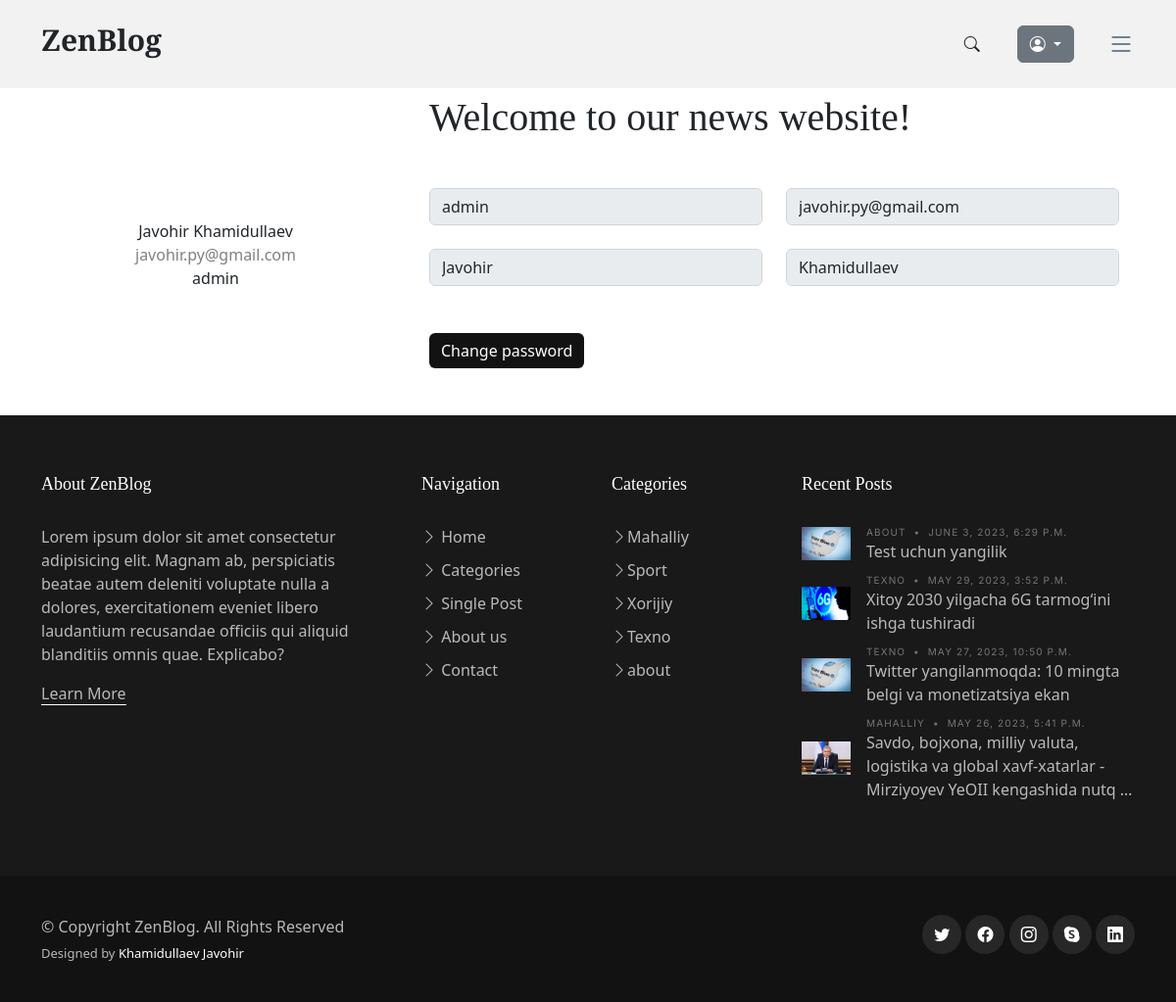
/profile/ (signed in), run on the app's committed database.
### news_app/models.py (models this page shows, shortened)
class Category(models.Model):
    name = models.CharField(max_length=150)
    def __str__(self):
        return self.name

class News(models.Model):
    class Status(models.TextChoices):
        Draft = "DF", "Draft"
        Published = "PB", "Published"
    title = models.CharField(max_length=250)
    slug = models.SlugField(max_length=300)
    body = models.TextField()
    image = models.ImageField(upload_to="news/images")
    category = models.ForeignKey(Category, on_delete=models.CASCADE)
    published_time = models.DateTimeField(default=timezone.now)
    created_time = models.DateTimeField(auto_now_add=True)
    updated_time = models.DateTimeField(auto_now=True)
    status = models.CharField(
        max_length=2, choices=Status.choices, default=Status.Draft
    )
    objects = models.Manager()  # defauld manager
    published = PublishedManager()
    class Meta:
        ordering = ["-published_time"]

### accounts/views.py (the view)
# urls.py: path("profile/", dashboard_view, name="profile_page"),
def dashboard_view(request):
    user = request.user
    profile = Profile.objects.get(user=user)
    context = {
        "user": user,
        "profile": profile,
    }
    return render(request, "registration/profile.html", context)

### news_app/context_procesor.py (called while the page is built)
def top_news(request):
    categories = Category.objects.all()
    top_news = News.published.all().order_by("-published_time")[:4]
    context = {
        "top_news": top_news,
        "categories": categories,
    }
    return context

### news_app/models.py (called while the page is built)
    def get_queryset(self):
        return super().get_queryset().filter(status=News.Status.Published)

### templates/registration/profile.html (shortened to what this page needs)
{% extends 'news/base.html' %}
{% load static %}
{% block content %}
  <div class="container rounded bg-white mt-5">
    <div class="row align-items-center">
      <div class="col-md-4 border-right">
        <div class="d-flex flex-column align-items-center text-center p-3 py-5">
          <span class="font-weight-bold">{{ user.first_name }} {{ user.last_name }}</span>
          <span class="text-black-50">{{ user.email }}</span>
          <span>{{ user.username }}</span>
        </div>
      </div>
      <div class="col-md-8">
        <div class="p-3 py-5">
          <div class="d-flex justify-content-between align-items-center mb-3">
            <h1>Welcome to our news website!</h1>
          </div>
          <div class="row mt-3">
            <div class="col-md-6 mt-4">
              <input type="text" name="username" class="form-control" placeholder="Username" value="{{ user.username }}" disabled>
            </div>
            <div class="col-md-6 mt-4">
              <input ype="text" name="forst_name" class="form-control" placeholder="Email" value="{{ user.email }}" disabled>
            </div>
            <div class="col-md-6 mt-4">
              <input type="text" name="forst_name" class="form-control" placeholder="first name" value="{{ user.first_name }}" disabled>
            </div>
            <div class="col-md-6 mt-4">
              <input type="text" name="last_name" class="form-control" placeholder="last name" value="{{ user.last_name }}" disabled>
            </div>
          </div>
          <div class="mt-5 text-right">
            <a href="{% url 'password_change' %}" class="btn btn-primary profile-button" type="button">Change password</a>
          </div>
        </div>
      </div>
    </div>
  </div>
{% endblock content %}

### templates/news/base.html (shortened to what this page needs)
{% load static %}
<!DOCTYPE html>
<html lang="en">
<head>
  <link href="{% static 'vendor/bootstrap/css/bootstrap.min.css' %}" rel="stylesheet">
  <link href="{% static 'vendor/bootstrap-icons/bootstrap-icons.css' %}" rel="stylesheet">
  <link href="{% static 'vendor/swiper/swiper-bundle.min.css' %}" rel="stylesheet">
  <link href="{% static 'vendor/glightbox/css/glightbox.min.css' %}" rel="stylesheet">
  <link href="{% static 'vendor/aos/aos.css' %}" rel="stylesheet">
  <link href="{% static 'css/variables.css' %}" rel="stylesheet">
  <link href="{% static 'css/main.css' %}" rel="stylesheet">
  <link href="{% static 'css/404-page.css' %}" rel="stylesheet">
  <link href="{% static 'css/register.css' %}" rel="stylesheet">
</head>
<body>
  <header id="header" class="header d-flex align-items-center fixed-top">
    <div class="container-fluid container-xl d-flex align-items-center justify-content-between">
      <a href="{% url 'home_page' %}" class="logo d-flex align-items-center">
        <h1>ZenBlog</h1>
      </a>
      <div class="position-relative d-flex align-items-center">
        <div class=" d-flex align-items-center">
          <a href="#" class="mx-2 js-search-open"><span class="bi-search"></span></a>
          <div class="dropdown me-1" style="padding: 10px 0 10px 30px;">
            <button type="button" class="btn btn-secondary dropdown-toggle" data-bs-toggle="dropdown" aria-expanded="false" data-bs-offset="10,20">
              <i class="bi bi-person-circle"></i>
            </button>
          </div>
          <i class="bi bi-list mobile-nav-toggle" style="padding-left:30px"></i>
        </div>
      </div>
    </div>
  </header>
  {% block content %}
  {% endblock content %}
  <footer id="footer" class="footer">
    <div class="footer-content">
      <div class="container">
        <div class="row g-5">
          <div class="col-lg-4">
            <h3 class="footer-heading">About ZenBlog</h3>
            <p>Lorem ipsum dolor sit amet consectetur adipisicing elit. Magnam ab, perspiciatis beatae autem deleniti
              voluptate nulla a dolores, exercitationem eveniet libero laudantium recusandae officiis qui aliquid
              blanditiis omnis quae. Explicabo?</p>
            <p><a href="about.html" class="footer-link-more">Learn More</a></p>
          </div>
          <div class="col-6 col-lg-2">
            <h3 class="footer-heading">Navigation</h3>
            <ul class="footer-links list-unstyled">
              <li><a href="{% url 'home_page' %}"><i class="bi bi-chevron-right"></i> Home</a></li>
              <li><a href="category.html"><i class="bi bi-chevron-right"></i> Categories</a></li>
              <li><a href="single-post.html"><i class="bi bi-chevron-right"></i> Single Post</a></li>
              <li><a href="about.html"><i class="bi bi-chevron-right"></i> About us</a></li>
              <li><a href="{% url 'contact_page' %}"><i class="bi bi-chevron-right"></i> Contact</a></li>
            </ul>
          </div>
          <div class="col-6 col-lg-2">
            <h3 class="footer-heading">Categories</h3>
            <ul class="footer-links list-unstyled">
              {% for category in categories %}
                <li><a href="category.html"><i class="bi bi-chevron-right"></i>{{ category.name }}</a></li>
              {% endfor %}
            </ul>
          </div>
          <div class="col-lg-4">
            <h3 class="footer-heading">Recent Posts</h3>
            <ul class="footer-links footer-blog-entry list-unstyled">
              {% for news in top_news %}
              <li>
                <a href="{% url 'detail_page' news.pk %}" class="d-flex align-items-center">
                  <img src="{{ news.image.url }}" alt="" class="img-fluid me-3">
                  <div>
                    <div class="post-meta d-block"><span class="date">{{ news.category }}</span> <span class="mx-1">&bullet;</span>
                      <span>{{ news.published_time }}</span>
                    </div>
                    <span>{{ news.title | truncatewords:13 }}</span>
                  </div>
                </a>
              </li>
              {% endfor %}
            </ul>
          </div>
        </div>
      </div>
    </div>
    <div class="footer-legal">
      <div class="container">
        <div class="row justify-content-between">
          <div class="col-md-6 text-center text-md-start mb-3 mb-md-0">
            <div class="copyright">
              © Copyright <strong><span>ZenBlog</span></strong>. All Rights Reserved
            </div>
            <div class="credits">
              Designed by <a href="https://github.com/Javohir-dev">Khamidullaev Javohir</a>
            </div>
          </div>
          <div class="col-md-6">
            <div class="social-links mb-3 mb-lg-0 text-center text-md-end">
              <a href="#" class="twitter"><i class="bi bi-twitter"></i></a>
              <a href="#" class="facebook"><i class="bi bi-facebook"></i></a>
              <a href="#" class="instagram"><i class="bi bi-instagram"></i></a>
              <a href="#" class="google-plus"><i class="bi bi-skype"></i></a>
              <a href="#" class="linkedin"><i class="bi bi-linkedin"></i></a>
            </div>
          </div>
        </div>
      </div>
    </div>
  </footer>
</body>
</html>

### static/css/variables.css (style rules this page uses)
:root { --font-default: 'EB Garamond', system-ui, -apple-system, "Segoe UI", Roboto, "Helvetica Neue", Arial, "Noto Sans", "Liberation Sans", sans-serif, "Apple Color Emoji", "Segoe UI Emoji", "Segoe UI Symbol", "Noto Color Emoji"; --font-primary: 'EB Garamond', serif; --font-secondary: 'Inter', sans-serif; --color-default: #212529; --color-default-rgb: 33, 37, 41; --color-links: #212529; --color-links-hover: #15171a; --color-primary: #212529; --color-primary-light: #26282c; --color-primary-dark: #0b0c0e; --color-primary-rgb: 33, 37, 41; --color-primary-light-rgb: 38, 40, 44; --color-primary-dark-rgb: 11, 12, 14; --color-secondary: #596d80; --color-secondary-light: #8498aa; --color-secondary-dark: #404f5c; --color-secondary-rgb: 89, 109, 128; --color-secondary-light-rgb: 132, 152, 170; --color-secondary-dark-rgb: 64, 79, 92; --color-blue: #0d6efd; --color-blue-rgb: 13, 110, 253; --color-indigo: #6610f2; --color-indigo-rgb: 102, 16, 242; --color-purple: #6f42c1; --color-purple-rgb: 111, 66, 193; --color-pink: #f3268c; --color-pink-rgb: 243, 38, 140; --color-red: #df1529; --color-red-rgb: 223, 21, 4; --color-orange: #fd7e14; --color-orange-rgb: 253, 126, 20; --color-yellow: #ffc107; --color-yellow-rgb: 255, 193, 7; --color-green: #059652; --color-green-rgb: 5, 150, 82; --color-teal: #20c997; --color-teal-rgb: 32, 201, 151; --color-cyan: #0dcaf0; --color-cyan-rgb: 13, 202, 240; --color-white: #ffffff; --color-white-rgb: 255, 255, 255; --color-gray: #6c757d; --color-gray-rgb: 108, 117, 125; --color-black: #000000; --color-black-rgb: 0, 0, 0; }
:root { --bs-blue: var(--color-blue); --bs-indigo: var(--color-indigo); --bs-purple: var(--color-purple); --bs-pink: var(--color-pink); --bs-red: var(--color-red); --bs-orange: var(--color-orange); --bs-yellow: var(--color-yellow); --bs-green: var(--color-green); --bs-teal: var(--color-teal); --bs-cyan: var(--color-cyan); --bs-white: var(--color-white); --bs-gray: var(--color-gray); --bs-gray-dark: #343a40; --bs-gray-100: #f8f9fa; --bs-gray-200: #e9ecef; --bs-gray-300: #dee2e6; --bs-gray-400: #ced4da; --bs-gray-500: #adb5bd; --bs-gray-600: #6c757d; --bs-gray-700: #495057; --bs-gray-800: #343a40; --bs-gray-900: #212529; --bs-primary: var(--color-blue); --bs-secondary: var(--color-blue); --bs-success: #198754; --bs-info: #0dcaf0; --bs-warning: #ffc107; --bs-danger: #dc3545; --bs-light: #f8f9fa; --bs-dark: #212529; --bs-primary-rgb: var(--color-primary-rgb); --bs-secondary-rgb: var(--color-secondary-rgb); --bs-success-rgb: 25, 135, 84; --bs-info-rgb: 13, 202, 240; --bs-warning-rgb: 255, 193, 7; --bs-danger-rgb: 220, 53, 69; --bs-light-rgb: 248, 249, 250; --bs-dark-rgb: 33, 37, 41; --bs-white-rgb: var(--color-white-rgb); --bs-black-rgb: var(--color-black-rgb); --bs-body-color-rgb: var(--color-default-rgb); --bs-body-bg-rgb: 255, 255, 255; --bs-font-sans-serif: var(--font-default); --bs-font-monospace: SFMono-Regular, Menlo, Monaco, Consolas, "Liberation Mono", "Courier New", monospace; --bs-gradient: linear-gradient(180deg, rgba(255, 255, 255, 0.15), rgba(255, 255, 255, 0)); --bs-body-font-family: var(--font-default); --bs-body-font-size: 1rem; --bs-body-font-weight: 400; --bs-body-line-height: 1.5; --bs-body-color: var(--color-default); --bs-body-bg: #fff; }
.bg-white { background-color: var(--color-white) !important; }

### static/css/404-page.css (style rules this page uses)
a { text-decoration: none; }

### static/css/register.css (style rules this page uses)
:root { --color-white: #fff; --color-light: #f1f5f9; --color-black: #121212; --color-night: #001632; --color-red: #f44336; --color-yellow: #6cf436; --color-blue: #1a73e8; --color-gray: #80868b; --color-grayish: #dadce0; --shadow-normal: 0 1px 3px 0 rgba(0, 0, 0, 0.1), 0 1px 2px 0 rgba(0, 0, 0, 0.06); --shadow-medium: 0 4px 6px -1px rgba(0, 0, 0, 0.1), 0 2px 4px -1px rgba(0, 0, 0, 0.06); --shadow-large: 0 10px 15px -3px rgba(0, 0, 0, 0.1), 0 4px 6px -2px rgba(0, 0, 0, 0.05); }
.login a, button { font-family: inherit; font-size: inherit; line-height: inherit; cursor: pointer; border: none; outline: none; text-decoration: none; }
.login, img { display: block; width: 100%; height: auto; object-fit: cover; }
.profile-button { background: #BA68C8; box-shadow: none; border: none; }

### data on the page
Category: name "Mahalliy"
Category: name "Sport"
Category: name "Xorijiy"
Category: name "Texno"
Category: name "about"
News: image (picture), category "ABOUT", published_time "JUNE 3, 2023, 6:29 P.M.", title "Test uchun yangilik"
News: image (picture), category "TEXNO", published_time "MAY 29, 2023, 3:52 P.M.", title "Xitoy 2030 yilgacha 6G tarmog‘ini ishga tushiradi"
News: image (picture), category "TEXNO", published_time "MAY 27, 2023, 10:50 P.M.", title "Twitter yangilanmoqda: 10 mingta belgi va monetizatsiya ekan"
News: image (picture), category "MAHALLIY", published_time "MAY 26, 2023, 5:41 P.M.", title "Savdo, bojxona, milliy valuta, logistika va global xavf-xatarlar - Mirziyoyev YeOII kengashida nutq …"

### other printed values
{{ user.first_name }} "Javohir"
{{ user.last_name }} "Khamidullaev"
{{ user.email }} "javohir.py@gmail.com"
{{ user.username }} "admin"
